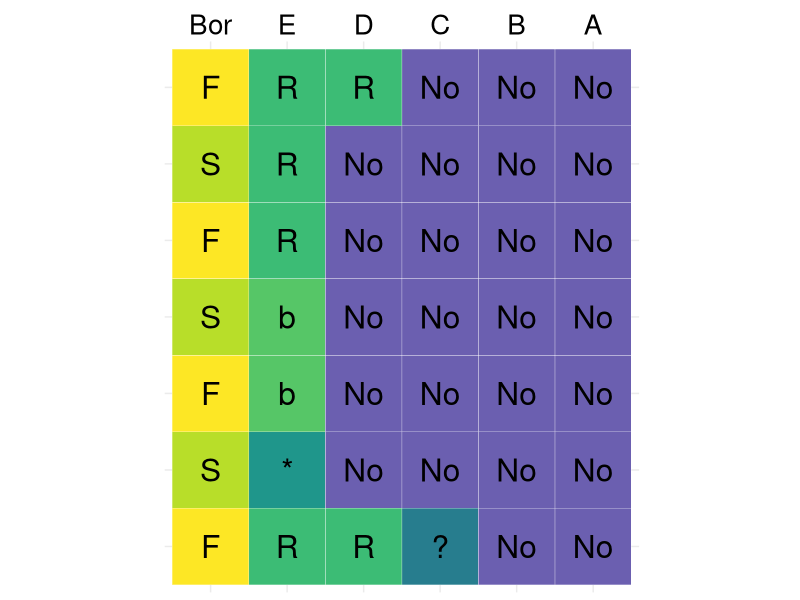
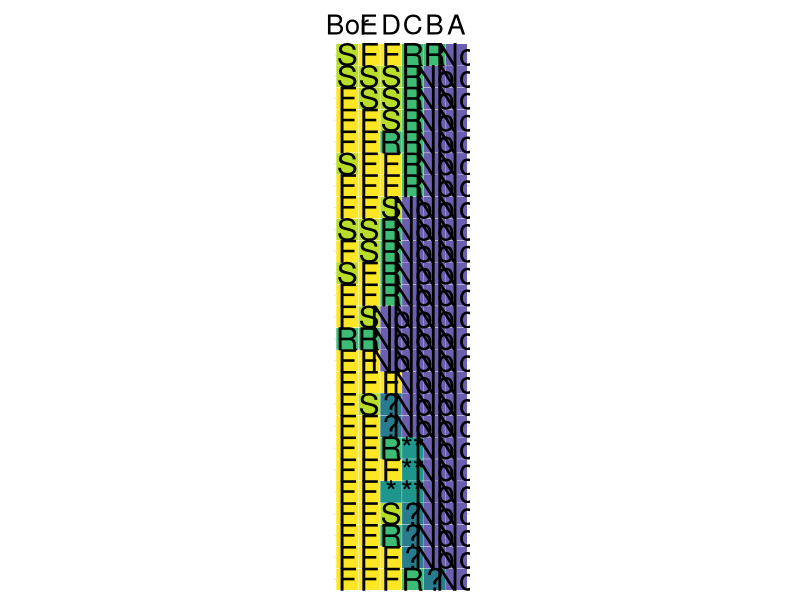
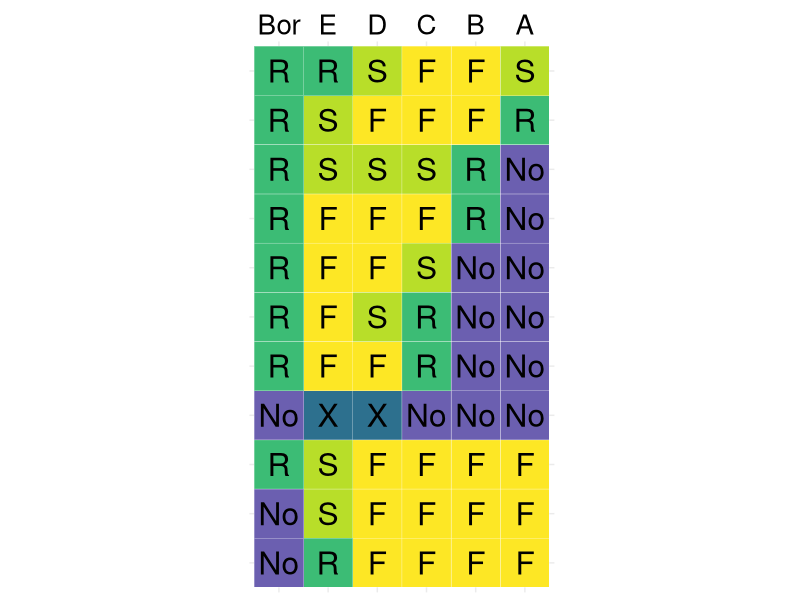
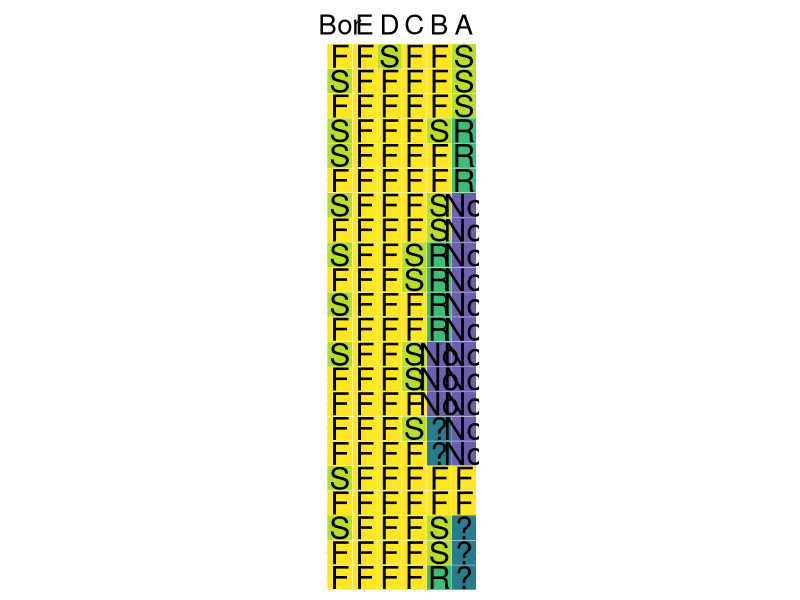
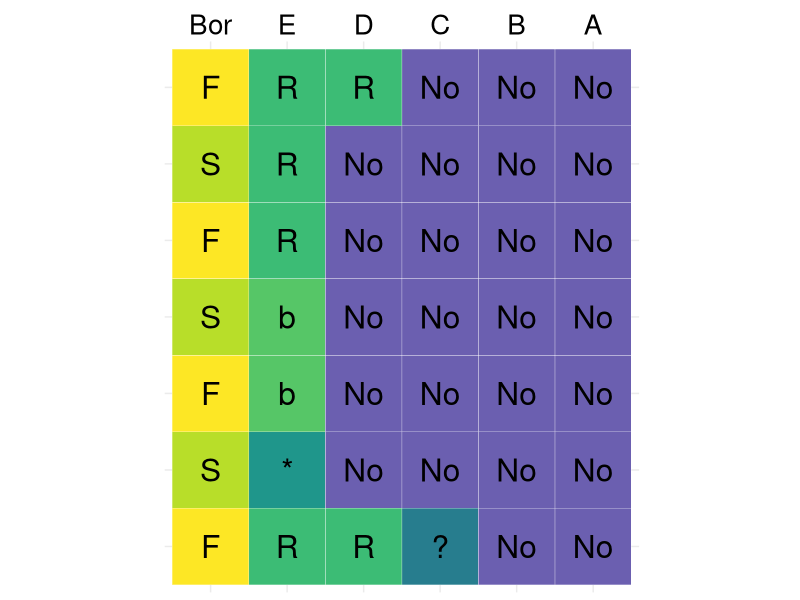
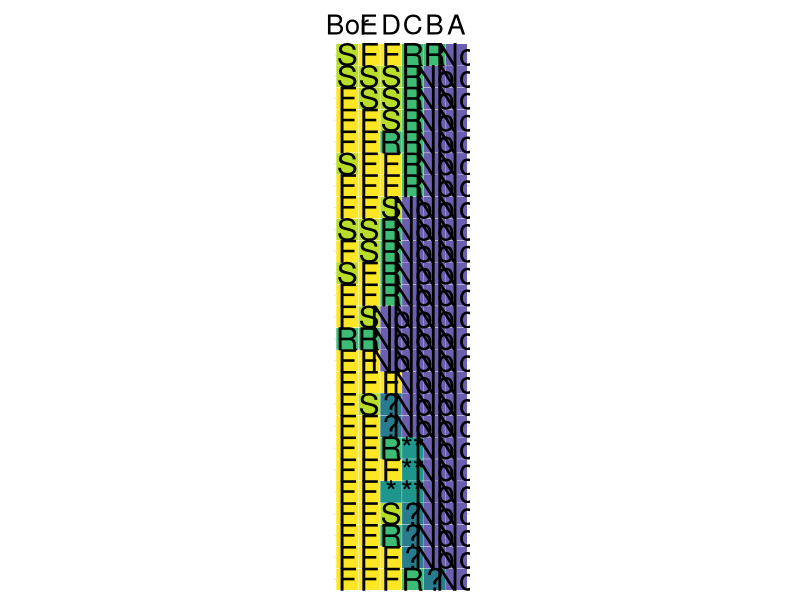
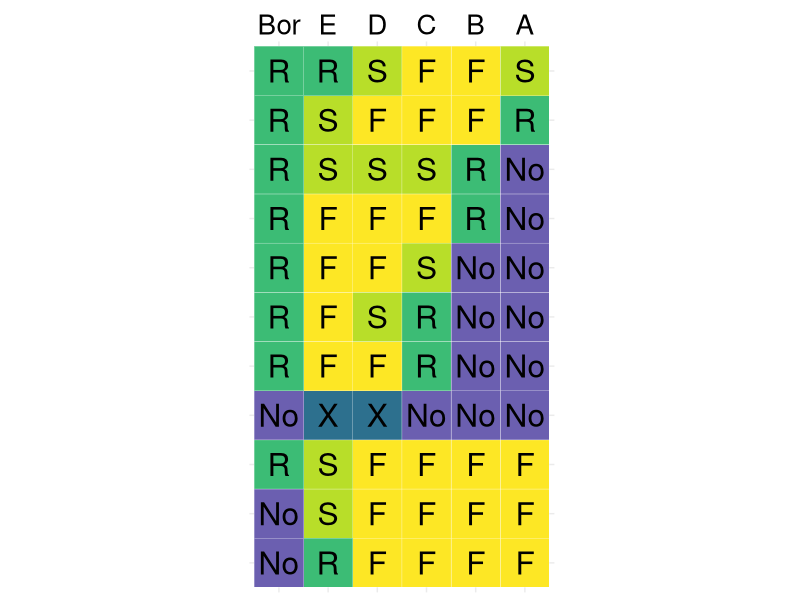
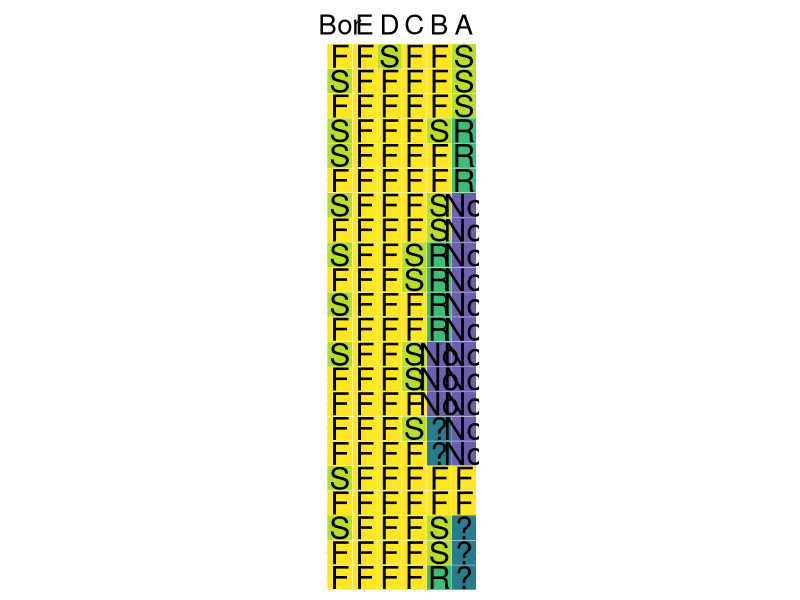

The R script that drew these images, in order:
## Arctic plant borealization
## Mariana Garcia Criado & Sarah Elmendorf
## Script 8. Table S1 classification
## May 2024


## LIBRARIES ----
library(tidyverse)
library(grid)
library(gridExtra)


## FUNCTIONS ----
`%notin%` <- Negate(`%in%`)

df <- read.csv("data/species_ab_class_jan2025.csv") %>% distinct(Acronym, .keep_all = T)

# sets how many rows per plot
species_per_group <- 25


df <- read.csv("data/species_ab_class_jan2025.csv") %>% 
  distinct(Acronym, .keep_all = T) %>%
  # pivot longer
  dplyr::select(-c(X, SPECIES_CLEAN)) %>%
  pivot_longer(cols = c(Zone_A:BorealSpecies), names_to = "Zone", values_to = "value") %>%
  # relevel the factors of zone
  mutate(Zone = fct_relevel(
    .$Zone, "BorealSpecies", "Zone_E", "Zone_D", "Zone_C", "Zone_B", "Zone_A")) %>%
  mutate(Zone = fct_relevel(
      .$Zone, "BorealSpecies", "Zone_E","Zone_D", "Zone_C", "Zone_B", "Zone_A" 
    ),
    #SPECIES_CLEAN = fct_rev(SPECIES_CLEAN),
    value = fct_relevel(.$value, "No", "X", "?", "**", "*", "R", "b", "S", "F")
  ) %>%
  filter(Acronym %notin% "NA_NA_NA_NA_NA_NA")

# clean up and order
df2 <- df %>% mutate(ZoneShort = case_when(Zone == "BorealSpecies" ~ "Bor",
                                            Zone == "Zone_E" ~ "E",
                                            Zone == "Zone_D" ~ "D",
                                            Zone == "Zone_C" ~ "C",
                                            Zone == "Zone_B" ~ "B",
                                            Zone == "Zone_A" ~ "A")) %>%
  mutate(ZoneShort = fct_relevel(.$ZoneShort, "Bor", "E", "D", "C", "B", "A")) 


# use a named vector for colors
colour_code_vector <- c("F" = "#fde725",
                 "S" = "#b8de29",
                 "b" = "#56c667",
                 "R" = "#3cbc75",
                 "*" = "#1f968b",
                 "**" = "#1f968b",
                 "?" = "#277d8e",
                 "X" = "#2d708e",
                 "No" = "#6b5fb0")



## BOREAL ----
df.bor <- df2 %>% filter(ClassNew == "Boreal specialist")

(df.bor.plot <- ggplot(df.bor, aes(x = ZoneShort, y = Acronym, fill = value)) +
  geom_tile(color = "white", width = 1, height = 1) +
  geom_text(aes(label = value), color = "black", size = 8) + # Add cell values as text
  scale_fill_manual(values = colour_code_vector) +
  theme_minimal() +
  coord_fixed() + 
  scale_x_discrete(position = "top") +
  theme(
    legend.position = "none", axis.title.x = element_blank(),
    axis.title.y = element_blank(), axis.text.y = element_blank(), 
    axis.ticks.y = element_blank(), axis.ticks.x = element_blank(),
    axis.text.x = element_text(size = 20, colour = "black")
  ))

ggsave(df.bor.plot, filename = "figures/table_s3_b.png", 
       width = 10, height = 30, units = "cm")


## BOREAL-TUNDRA ----

df.btb <- df2 %>% filter(ClassNew == "Boreal-tundra boundary")

(df.btb.plot <- ggplot(df.btb, aes(x = ZoneShort, y = Acronym, fill = value)) +
    geom_tile(color = "white", width = 1, height = 1) +
    geom_text(aes(label = value), color = "black", size = 8) + # Add cell values as text
    scale_fill_manual(values = colour_code_vector) +
    theme_minimal() +
    coord_fixed() + 
    scale_x_discrete(position = "top") +
    theme(
      legend.position = "none", axis.title.x = element_blank(),
      axis.title.y = element_blank(), axis.text.y = element_blank(), 
      axis.ticks.y = element_blank(), axis.ticks.x = element_blank(),
      axis.text.x = element_text(size = 20, colour = "black")
    ))

ggsave(df.btb.plot, filename = "figures/table_s3_btb.png", 
       width = 10, height = 40, units = "cm")

## ARCTIC ----
df.a <- df2 %>% filter(ClassNew == "Arctic specialist")

(df.a.plot <- ggplot(df.a, aes(x = ZoneShort, y = Acronym, fill = value)) +
    geom_tile(color = "white", width = 1, height = 1) +
    geom_text(aes(label = value), color = "black", size = 8) + # Add cell values as text
    scale_fill_manual(values = colour_code_vector) +
    theme_minimal() +
    coord_fixed() + 
    scale_x_discrete(position = "top") +
    theme(legend.position = "none", axis.title.x = element_blank(),
  axis.title.y = element_blank(), axis.text.y = element_blank(), 
  axis.ticks.y = element_blank(), axis.ticks.x = element_blank(),
  axis.text.x = element_text(size = 20, colour = "black")))

ggsave(df.a.plot, filename = "figures/table_s3_arct.png", 
       width = 10, height = 40, units = "cm")


## UBIQUITOUS ----
df.ub <- df2 %>% filter(ClassNew == "Ubiquitous")

(df.ub.plot <- ggplot(df.ub, aes(x = ZoneShort, y = Acronym, fill = value)) +
    geom_tile(color = "white", width = 1, height = 1) +
    geom_text(aes(label = value), color = "black", size = 8) + # Add cell values as text
    scale_x_discrete(position = "top") +
    scale_fill_manual(values = colour_code_vector) +
    theme_minimal() +
    coord_fixed() + 
    theme(legend.position = "none", axis.title.x = element_blank(),
          axis.title.y = element_blank(), axis.text.y = element_blank(), 
          axis.ticks.y = element_blank(), axis.ticks.x = element_blank(),
          axis.text.x = element_text(size = 20, colour = "black")))

ggsave(df.ub.plot, filename = "figures/table_s3_ubiq.png", 
       width = 10, height = 40, units = "cm")


